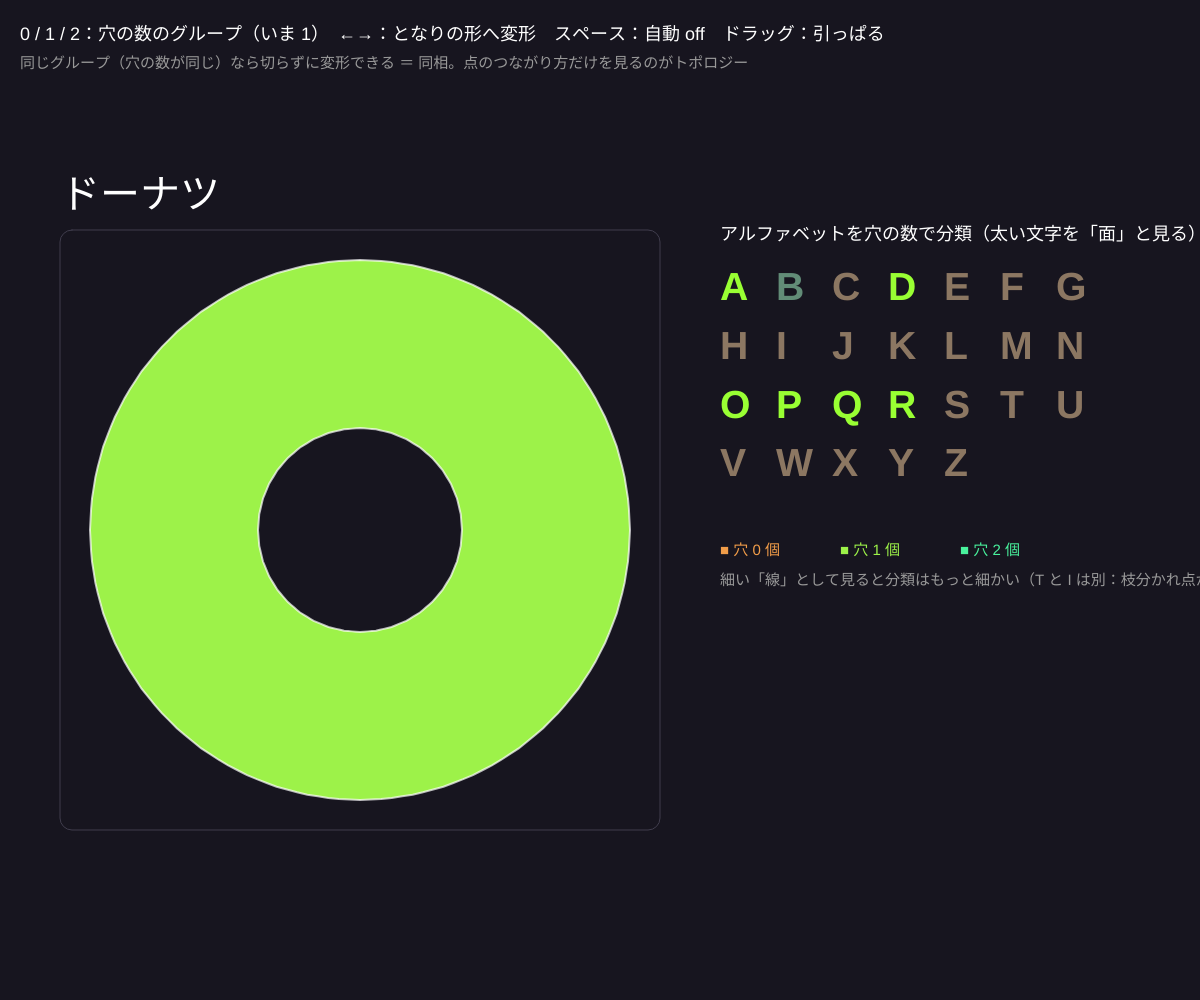
Frame 1 (no input)
Frame 60 (no input): identical to frame 1, image omitted
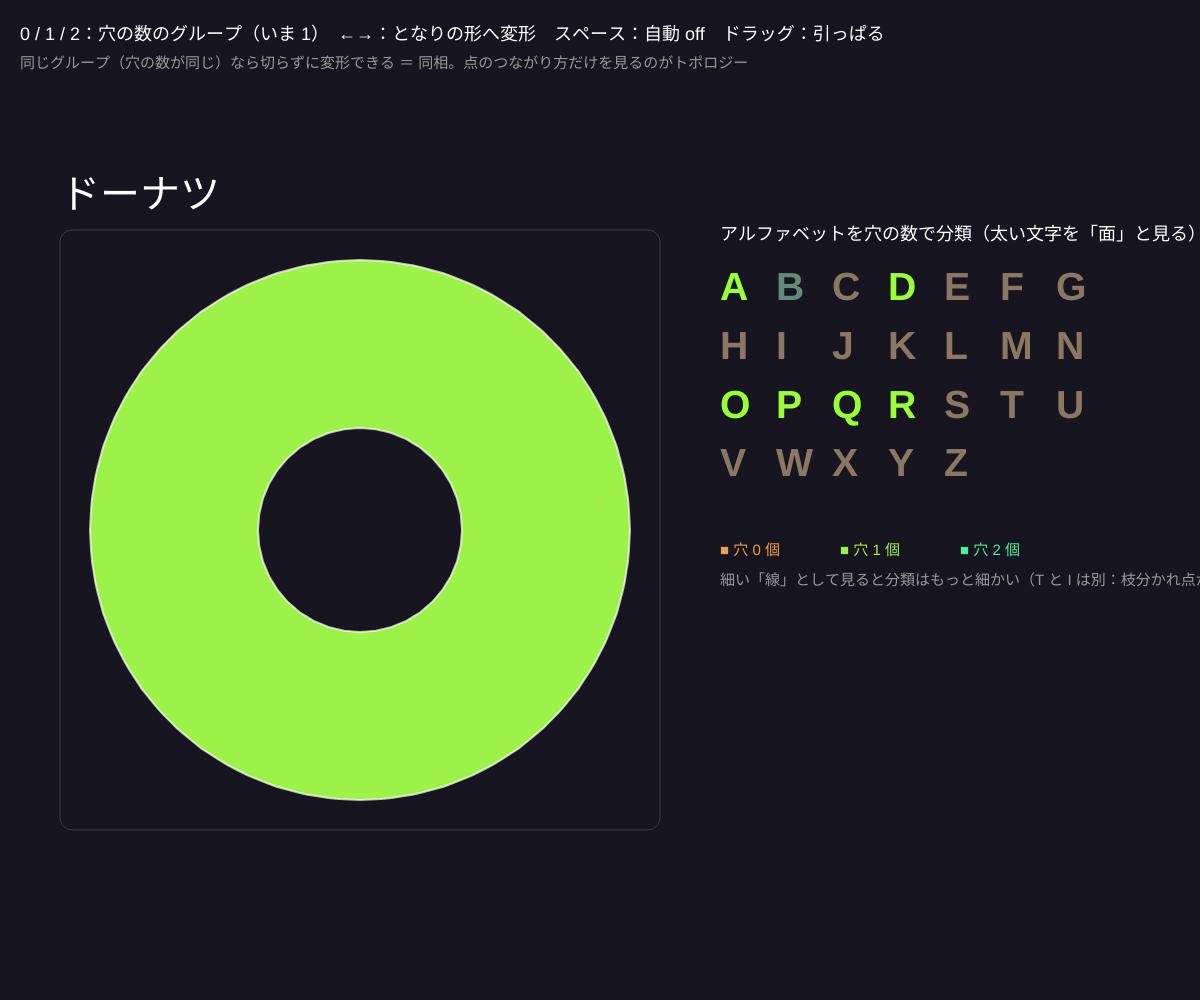
Frame 120 (the mouse pressed at the canvas centre since frame 60)

The p5.js sketch that drew these frames (run headless with seeded random() and noise() and a simulated clock; from frame 60 on, the mouse is pressed at the canvas centre):

// p5.js sketch
// ── sketch.js
// ============================================
// 00 ゴムの幾何学：同相
// トポロジーでは図形をゴムのように伸ばす・曲げる・縮めるのは OK、「切る」「貼る」はダメ
//   穴の数が同じ図形どうしは、なめらかに変形できる ＝「同相」。コーヒーカップとドーナツは同じ形！
// 0 / 1 / 2 = 穴の数のグループ / ←→ = となりの形へ変形 / スペース = 自動で次々変形 / ドラッグ = ゴムを引っぱる
// ============================================

let N = 160;                 // ★ 輪郭 1 本あたりの点の数
let morphSpeed = 0.018;      // ★ 変形の速さ
let pullSigma = 0.12;        // ★ 引っぱるときに動く範囲（形の大きさを 1 として）
let shapes = {};             // 名前 → { outer: 輪郭, holes: [穴の輪郭…] }
let groups = [
  ['円板', 'I', 'L', 'T', 'C'],
  ['ドーナツ', 'コーヒーカップ', 'O', 'D', 'P', 'A'],
  ['8', 'B', '取っ手 2 つのカップ'],
];
let gi = 1, si = 0;          // いまのグループと形の番号
let fromS, toS, tMorph = 1;
let auto = false, autoTimer = 0;
let pulls = [];              // 引っぱり {x, y, dx, dy, life}（形の座標）
let dragPull = null;
let msg = '', msgLife = 0;
let S, ox, oy;               // 形を描く枠の大きさと位置

function setup() {
  createCanvas(windowWidth, windowHeight);
  colorMode(HSB, 360, 100, 100, 100);
  buildShapes();
  fromS = toS = shapes[groups[gi][si]];
  layout();
}
function layout() { S = min(width * 0.5, height * 0.72); ox = 60; oy = (height - S) / 2 + 30; }
function windowResized() { resizeCanvas(windowWidth, windowHeight); layout(); }

function goTo(g, s) {
  let cur = currentRings();
  if (g !== gi) {
    msg = '穴の数が ' + gi + ' → ' + g + '：ゴムのままでは無理。切る（貼る）しかない！';
    msgLife = 180;
    gi = g; si = 0;
    fromS = toS = shapes[groups[gi][si]]; tMorph = 1;
    return;
  }
  si = (s + groups[gi].length) % groups[gi].length;
  fromS = cur; toS = shapes[groups[gi][si]]; tMorph = 0;
}

// いま画面にある形（変形の途中）＝ 2 つの形の点を混ぜる
function currentRings() {
  let e = tMorph * tMorph * (3 - 2 * tMorph);   // なめらかに始まってなめらかに止まる
  let mixRing = (a, b) => a.map((p, i) => ({ x: p.x + (b[i].x - p.x) * e, y: p.y + (b[i].y - p.y) * e }));
  return { outer: mixRing(fromS.outer, toS.outer), holes: fromS.holes.map((h, k) => mixRing(h, toS.holes[k])) };
}

function draw() {
  background(250, 30, 12);
  if (tMorph < 1) tMorph = min(1, tMorph + morphSpeed);
  if (auto && tMorph >= 1 && ++autoTimer > 50) { autoTimer = 0; goTo(gi, si + 1); }
  if (dragPull) { dragPull.dx = (mouseX - ox) / S - dragPull.x; dragPull.dy = (mouseY - oy) / S - dragPull.y; }
  for (let p of pulls) if (p !== dragPull) p.life *= 0.93;   // 離すとゴムのように戻る
  pulls = pulls.filter((p) => p.life > 0.01);

  let r = currentRings();
  // 枠
  noFill(); stroke(250, 20, 30); strokeWeight(1); rect(ox, oy, S, S, 12);
  // ★ 形を描く：外側の輪郭を塗って、穴を背景色で抜く
  noStroke(); fill(30 + gi * 60, 70, 95);
  drawRing(r.outer);
  fill(250, 30, 12);
  for (let h of r.holes) drawRing(h);
  noFill(); stroke(0, 0, 100, 70); strokeWeight(2);
  drawRing(r.outer); for (let h of r.holes) drawRing(h);
  // 引っぱっている所
  for (let p of pulls) { stroke(50, 90, 100, 80 * p.life); line(ox + p.x * S, oy + p.y * S, ox + (p.x + p.dx * p.life) * S, oy + (p.y + p.dy * p.life) * S); }

  noStroke(); fill(0, 0, 100); textSize(40);
  text(groups[gi][si], ox, oy - 22);
  textSize(18);
  text('0 / 1 / 2：穴の数のグループ（いま ' + gi + '）　←→：となりの形へ変形　スペース：自動 ' + (auto ? 'ON' : 'off') + '　ドラッグ：引っぱる', 20, 40);
  fill(0, 0, 60); textSize(15);
  text('同じグループ（穴の数が同じ）なら切らずに変形できる ＝ 同相。点のつながり方だけを見るのがトポロジー', 20, 68);
  if (msgLife > 0) { msgLife--; fill(0, 80, 100, min(100, msgLife)); textSize(22); text(msg, ox, oy + S + 40); }
  drawAlphabet(ox + S + 60, oy + 10);
}

// 輪郭 1 本を、引っぱりの変形をかけて描く
function drawRing(ring) {
  beginShape();
  for (let p of ring) { let q = warp(p); vertex(ox + q.x * S, oy + q.y * S); }
  endShape(CLOSE);
}
// ★ 引っぱり ＝ ガウス関数の形のなめらかなずらし（連続なので形のつながりは変わらない）
function warp(p) {
  let x = p.x, y = p.y;
  for (let q of pulls) {
    let w = Math.exp(-((p.x - q.x) ** 2 + (p.y - q.y) ** 2) / (pullSigma * pullSigma)) * q.life;
    x += q.dx * w; y += q.dy * w;
  }
  return { x, y };
}

// アルファベット（太い文字＝面として）を穴の数で分類
function drawAlphabet(x0, y0) {
  let holes = { A: 1, B: 2, D: 1, O: 1, P: 1, Q: 1, R: 1 };
  let colW = max(40, min(56, (width - x0 - 30) / 7));
  fill(0, 0, 100); textSize(18); text('アルファベットを穴の数で分類（太い文字を「面」と見る）', x0, y0);
  textSize(colW * 0.7); textStyle(BOLD);
  for (let i = 0; i < 26; i++) {
    let ch = String.fromCharCode(65 + i), h = holes[ch] || 0;
    fill(30 + h * 60, h === gi ? 80 : 30, h === gi ? 100 : 55);
    text(ch, x0 + (i % 7) * colW, y0 + 60 + floor(i / 7) * colW * 1.05);
  }
  textStyle(NORMAL); textSize(15);
  for (let h = 0; h < 3; h++) { fill(30 + h * 60, 70, 95); text('■ 穴 ' + h + ' 個', x0 + h * 120, y0 + 80 + 4 * colW * 1.05); }
  fill(0, 0, 60);
  text('細い「線」として見ると分類はもっと細かい（T と I は別：枝分かれ点があるか）', x0, y0 + 110 + 4 * colW * 1.05);
}

function mousePressed() {
  let x = (mouseX - ox) / S, y = (mouseY - oy) / S;
  if (x > -0.2 && x < 1.2 && y > -0.2 && y < 1.2) { dragPull = { x, y, dx: 0, dy: 0, life: 1 }; pulls.push(dragPull); }
}
function mouseReleased() { dragPull = null; }
function keyPressed() {
  if (key === '0' || key === '1' || key === '2') goTo(int(key), 0);
  if (key === RIGHT_ARROW) goTo(gi, si + 1);
  if (key === LEFT_ARROW) goTo(gi, si - 1);
  if (key === ' ') { auto = !auto; autoTimer = 0; }
}

// ---------- やってみよう ----------
// 1. buildShapes に自分の形（たとえば穴 1 つの「Q」や「R」）を追加して、ドーナツから変形させよう
// 2. 取っ手 2 つのカップと「8」が同相なのを確かめる。穴 3 つのグループ（プレッツェル）もつくれる？
// 3. pullSigma を小さくして思いきり引っぱると、輪郭が重なる。それは「同相写像」と言える？
// 4. 文字を「線」と見たとき、X と Y、E と F は同相？ 枝分かれ点の数を数えてみよう


// ==================================================
// ここから下は「形をつくる道具」（輪郭の点を同じ数・同じ向きにそろえる）
// ==================================================
function arcPts(cx, cy, rx, ry, a0, a1, n) {
  let out = [];
  for (let i = 0; i <= n; i++) { let a = a0 + ((a1 - a0) * i) / n; out.push({ x: cx + rx * Math.cos(a), y: cy + ry * Math.sin(a) }); }
  return out;
}
function P(x, y) { return { x, y }; }
const H = Math.PI / 2;
function cup(two) {
  let o = [P(0.3, 0.22), P(0.66, 0.22), P(0.66, 0.32), ...arcPts(0.66, 0.5, 0.2, 0.18, -H, H, 30), P(0.66, 0.85), P(0.3, 0.85)];
  if (two) o.push(...arcPts(0.3, 0.5, 0.2, 0.18, H, 3 * H, 30));
  let holes = [[P(0.66, 0.42), ...arcPts(0.66, 0.5, 0.1, 0.08, -H, H, 20)]];
  if (two) holes.unshift([P(0.3, 0.58), ...arcPts(0.3, 0.5, 0.1, 0.08, H, 3 * H, 20)]);
  return { outer: o, holes };
}
function buildShapes() {
  let raw = {
    '円板': { outer: arcPts(0.5, 0.5, 0.42, 0.42, 0, 2 * Math.PI, 60), holes: [] },
    'I': { outer: [P(0.4, 0.06), P(0.6, 0.06), P(0.6, 0.94), P(0.4, 0.94)], holes: [] },
    'L': { outer: [P(0.25, 0.06), P(0.45, 0.06), P(0.45, 0.74), P(0.8, 0.74), P(0.8, 0.94), P(0.25, 0.94)], holes: [] },
    'T': { outer: [P(0.1, 0.06), P(0.9, 0.06), P(0.9, 0.26), P(0.6, 0.26), P(0.6, 0.94), P(0.4, 0.94), P(0.4, 0.26), P(0.1, 0.26)], holes: [] },
    'C': { outer: [...arcPts(0.5, 0.5, 0.44, 0.44, 0.7, 2 * Math.PI - 0.7, 40), ...arcPts(0.5, 0.5, 0.24, 0.24, 2 * Math.PI - 0.7, 0.7, 30)], holes: [] },
    'ドーナツ': { outer: arcPts(0.5, 0.5, 0.45, 0.45, 0, 2 * Math.PI, 60), holes: [arcPts(0.5, 0.5, 0.17, 0.17, 0, 2 * Math.PI, 40)] },
    'コーヒーカップ': cup(false),
    'O': { outer: arcPts(0.5, 0.5, 0.36, 0.45, 0, 2 * Math.PI, 60), holes: [arcPts(0.5, 0.5, 0.18, 0.27, 0, 2 * Math.PI, 40)] },
    'D': { outer: [P(0.22, 0.08), ...arcPts(0.5, 0.5, 0.42, 0.42, -H, H, 40), P(0.22, 0.92)], holes: [[P(0.4, 0.26), ...arcPts(0.5, 0.5, 0.24, 0.24, -H, H, 30), P(0.4, 0.74)]] },
    'P': { outer: [P(0.2, 0.95), P(0.2, 0.05), ...arcPts(0.5, 0.3, 0.25, 0.25, -H, H, 30), P(0.4, 0.55), P(0.4, 0.95)], holes: [[P(0.4, 0.18), ...arcPts(0.5, 0.3, 0.12, 0.12, -H, H, 20), P(0.4, 0.42)]] },
    'A': { outer: [P(0.1, 0.95), P(0.42, 0.05), P(0.58, 0.05), P(0.9, 0.95), P(0.7, 0.95), P(0.62, 0.72), P(0.38, 0.72), P(0.3, 0.95)], holes: [[P(0.5, 0.28), P(0.58, 0.55), P(0.42, 0.55)]] },
    'B': { outer: [P(0.2, 0.05), ...arcPts(0.5, 0.26, 0.21, 0.21, -H, H, 30), ...arcPts(0.5, 0.71, 0.24, 0.24, -H, H, 30), P(0.2, 0.95)],
           holes: [[P(0.38, 0.16), ...arcPts(0.5, 0.26, 0.1, 0.1, -H, H, 20), P(0.38, 0.36)], [P(0.38, 0.58), ...arcPts(0.5, 0.71, 0.13, 0.13, -H, H, 20), P(0.38, 0.84)]] },
    '取っ手 2 つのカップ': cup(true),
  };
  let eight = [];
  for (let i = 0; i < 80; i++) { let t = (i / 80) * 2 * Math.PI, c = Math.cos(t); eight.push(P(0.5 + 0.32 * Math.sin(t) * (0.45 + 0.55 * c * c), 0.5 - 0.46 * c)); }
  raw['8'] = { outer: eight, holes: [arcPts(0.5, 0.28, 0.1, 0.1, 0, 2 * Math.PI, 30), arcPts(0.5, 0.72, 0.1, 0.1, 0, 2 * Math.PI, 30)] };
  for (let k in raw) shapes[k] = { outer: resample(raw[k].outer), holes: raw[k].holes.map(resample) };
}
// 輪郭を弧長で N 等分し、向き（時計回り）と始点（いちばん上の点）をそろえる
function resample(pts) {
  let area = 0;
  for (let i = 0; i < pts.length; i++) { let a = pts[i], b = pts[(i + 1) % pts.length]; area += a.x * b.y - b.x * a.y; }
  if (area < 0) pts = pts.slice().reverse();
  let lens = [0];
  for (let i = 0; i < pts.length; i++) { let a = pts[i], b = pts[(i + 1) % pts.length]; lens.push(lens[i] + Math.hypot(b.x - a.x, b.y - a.y)); }
  let total = lens[pts.length], out = [], j = 0;
  for (let k = 0; k < N; k++) {
    let d = (k / N) * total;
    while (lens[j + 1] < d) j++;
    let a = pts[j], b = pts[(j + 1) % pts.length], u = (d - lens[j]) / (lens[j + 1] - lens[j] || 1);
    out.push(P(a.x + (b.x - a.x) * u, a.y + (b.y - a.y) * u));
  }
  let top = 0;
  for (let k = 1; k < N; k++) if (out[k].y < out[top].y - 1e-6) top = k;
  return out.slice(top).concat(out.slice(0, top));
}
